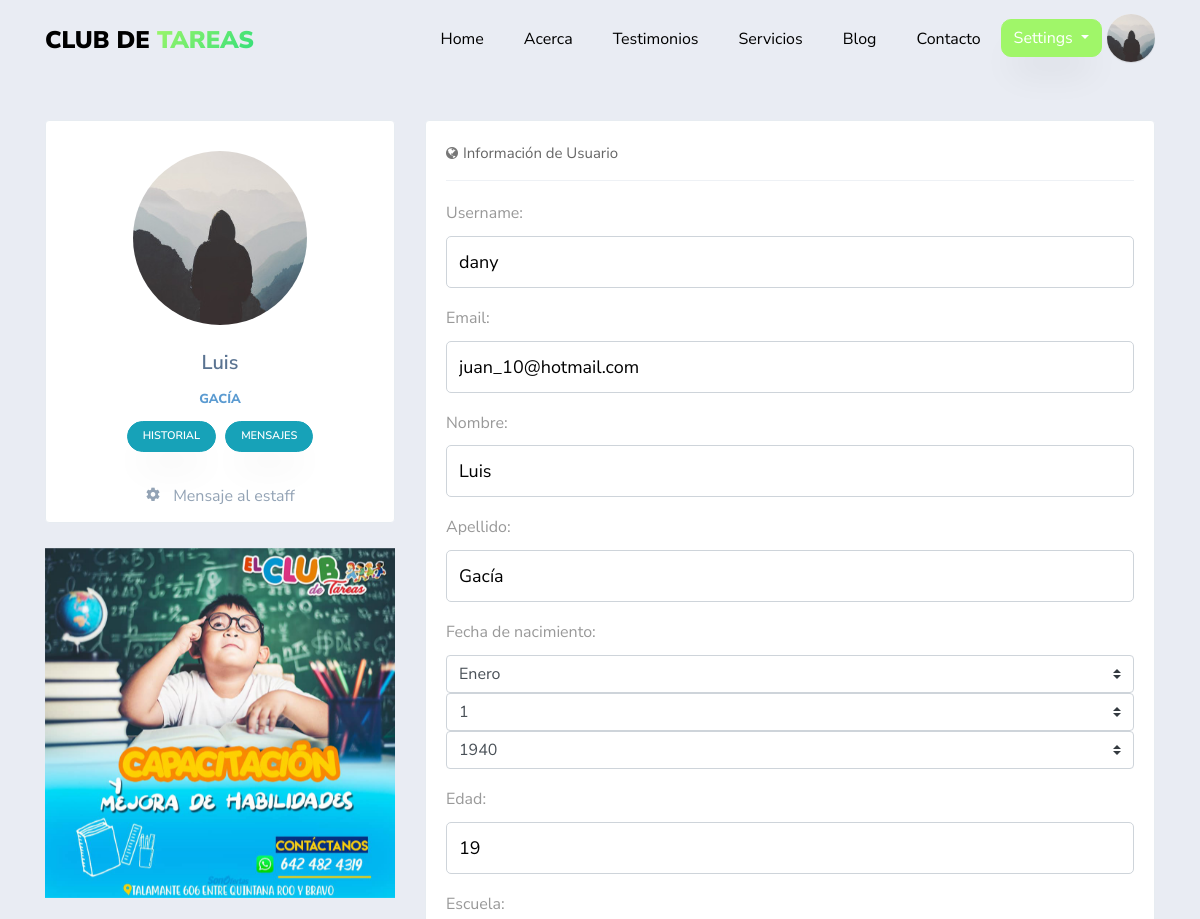
Before: /profile/ (signed in, upper part) with the older database file.
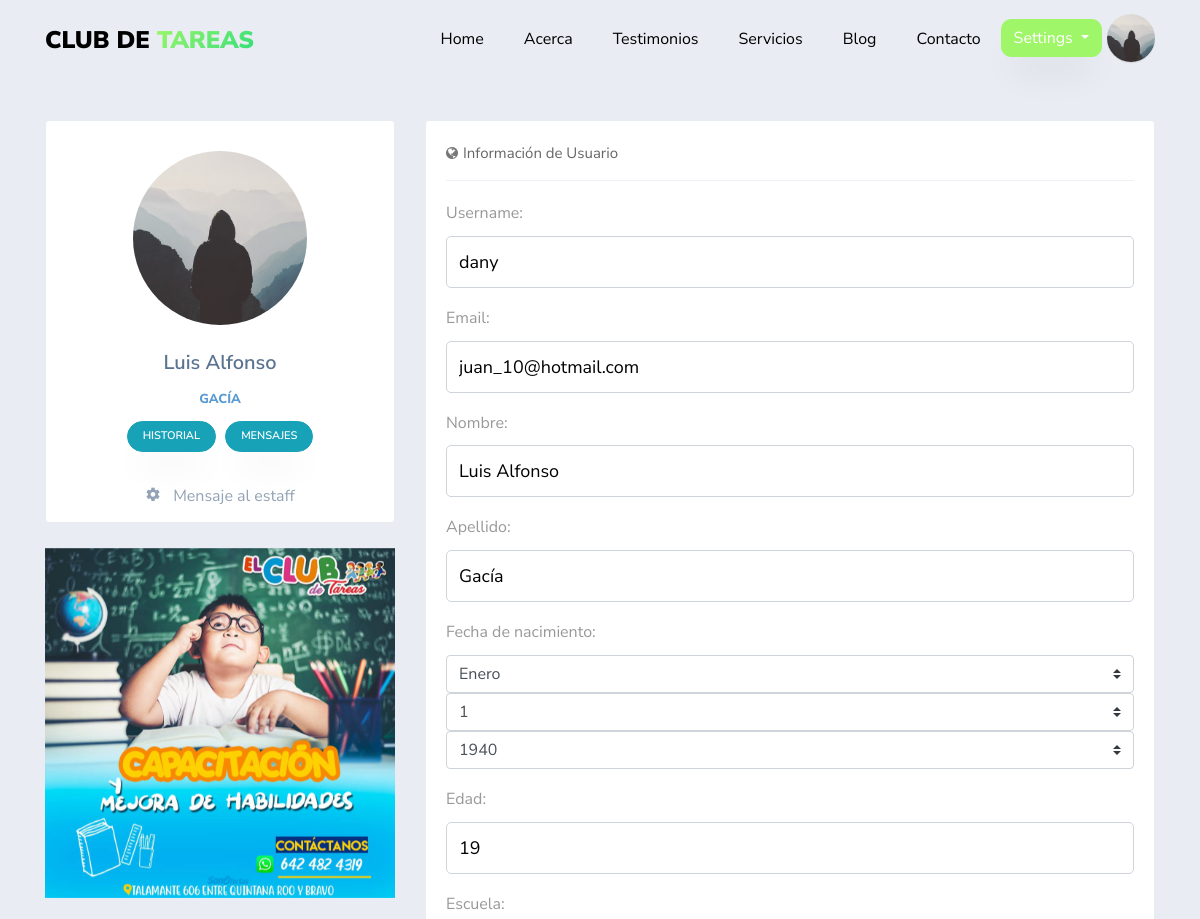
After: the same page with the newer database file.
### usuario/models.py (models this page shows, shortened)
class Usuario(AbstractBaseUser):
    imagen       =  models.ImageField(default='default.jpg',upload_to='profile_pics')
    email        =  models.EmailField(max_length=60,unique=True,blank=True)
    username     =  models.CharField(max_length=30,unique=True)
    nombre       =  models.CharField(max_length=100)
    apellido     =  models.CharField(max_length=100)
    edad         =  models.IntegerField(blank=True, null=True)
    padecimientos = models.TextField(verbose_name="padecimientos",blank=True,null=True)
    asistencia = models.CharField(verbose_name="Días de asistencia",max_length=100,blank=True,null=True)
    enfoque = models.CharField(verbose_name="Area en la que guste que se enfocará la atención",max_length=100,blank=True, null=True)
    nombre_de_la_madre =  models.CharField(verbose_name="Nombre de la Madre",max_length=100,blank=True, null=True)
    edad_de_la_madre =  models.IntegerField(verbose_name="Edad",blank=True, null=True)
    ocupacion_de_la_madre = models.CharField(verbose_name="Ocupación",max_length=100,blank=True,null=True)
    numero_de_la_madre   =  models.IntegerField(verbose_name="Número de contacto",blank=True,null=True)
    nombre_del_padre =  models.CharField(verbose_name="Nombre del Padre",max_length=100,blank=True, null=True)
    edad_del_padre =  models.IntegerField(verbose_name="Edad",blank=True, null=True)
    ocupacion_del_padre = models.CharField(verbose_name="Ocupación",max_length=100,blank=True, null=True)
    numero_del_padre    =  models.IntegerField(verbose_name="Número de contacto",blank=True,null=True)
    fecha_nacimiento = models.DateField(verbose_name="Fecha de nacimiento",blank=True, null=True)
    escuela      =  models.CharField(verbose_name="Nombre de la escuela",max_length=60,blank=True, null=True)
    domicilio    =  models.CharField(verbose_name="Domicilio",max_length=150,blank=True, null=True)
    NIVEL_STATUS = (
         ('k','Kinder'),
         ('p','Primaria'),
         ('s','Secundaria'),
         ('b','bachillerato'),
         ('u','universidad'))
    nivel_academico = models.CharField(max_length=1,choices=NIVEL_STATUS,blank=True,verbose_name='Nivel académico del alumno')
    date_joined  =  models.DateTimeField(verbose_name="Fecha de ingreso",auto_now_add=True)
    last_login   =  models.DateTimeField(verbose_name="Ultima fecha de Sesión",auto_now=True)
    is_admin     =  models.BooleanField(verbose_name="¿Es Administrador?",default=False)
    is_active    =  models.BooleanField(verbose_name="¿Esta Acivo?",default=True)
    is_staff     =  models.BooleanField(verbose_name="¿Es parte del Staff?",default=False)
    is_superuser =  models.BooleanField(verbose_name="¿Es Super Usuario?",default=False)
    status_paquetes = models.BooleanField(verbose_name="¿Tiene Paquetes Activos?",default=False)
    USERNAME_FIELD  = "username"
    REQUIRED_FIELDS = ["nombre","apellido"]
    objects = MyUsuarioManager()

### app/views.py (the view)
# urls.py: path('profile/', views.profile,name='profile'),
@login_required
def profile(request):
    context = {}
    if request.POST:
        form = UserUpdateForm(request.POST,request.FILES,instance=request.user)
        if form.is_valid():
            form.save()
            if form.changed_data:
                evento = Historial_User(mensaje=f"datos actualizados del Perfil: {form.changed_data}",usuario=request.user)
                evento.save()
    else:
        form =UserUpdateForm(
        initial = {
          'username' :request.user.username,
          'email': request.user.email,
          'nombre': request.user.nombre,
          'apellido': request.user.apellido,
          'fecha_nacimiento': request.user.fecha_nacimiento,
          'edad': request.user.edad,
          'escuela': request.user.escuela,
          'domicilio': request.user.domicilio,
          'imagen': request.user.imagen,
          'nivel_academico': request.user.nivel_academico,
          'padecimientos': request.user.padecimientos,
          'asistencia': request.user.asistencia,
          'enfoque': request.user.enfoque,
          'nombre_de_la_madre': request.user.nombre_de_la_madre,
          'edad_de_la_madre': request.user.edad_de_la_madre,
          'ocupacion_de_la_madre': request.user.ocupacion_de_la_madre,
          'numero_de_la_madre': request.user.numero_de_la_madre,
          'nombre_del_padre': request.user.nombre_del_padre,
          'edad_del_padre': request.user.edad_del_padre,
          'ocupacion_del_padre': request.user.ocupacion_del_padre,
          'numero_del_padre': request.user.numero_del_padre
          }
        )
    context['profile_form'] = form
    context['historial'] = request.user.historial.all().order_by('-fecha')
    context['notificaciones'] = Notifiacion.objects.all()
    return render(request,'app/profile.html',context)

### app/templates/app/profile.html (shortened to what this page needs)
{% extends 'app/base.html' %}
{% load crispy_forms_tags%}
{% load static %}
{% block content %}
<section>
  <div class="container">
    <div class="row"  style="margin-top:120px">
        <div class="col-md-4">
            <div class="portlet light profile-sidebar-portlet bordered  justify-content-center ftco-animate">
                <div class="profile-userpic" style="text-align:center">
                    <img src="{{ request.user.imagen.url }}" class="img-responsive" alt="">
                </div>
                <div class="profile-usertitle">
                    <div class="profile-usertitle-name">{{ request.user.nombre }}</div>
                    <div class="profile-usertitle-job">{{ request.user.apellido }} </div>
                </div>
                <div class="profile-userbuttons">
                    <button type="button" class="btn btn-info  btn-sm" data-toggle="modal"  data-target=".historial_modal">Historial</button>
                    <button type="button" class="btn btn-info btn-sm" data-toggle="modal" data-target=".notifiaciones_modal">Mensajes</button>
                </div>
                <div class="profile-usermenu w-100">
                    <ul class="nav" style="position: relative; width:100%; height: 20px">
                        <li style="position:  absolute; left:50%; transform: translateX(-50%)">
                            <a href="#">
                                <i class="icon-settings"></i> Mensaje al estaff</a>
                        </li>
                    </ul>
                </div>
        </div>
        <div id="carouselExampleSlidesOnly" class="carousel slide" data-ride="carousel">
         <div class="carousel-inner">
           <div class="carousel-item active">
             <img class="d-block w-100" src="{% static 'app/images/club1.jpg' %}" alt="First slide">
           </div>
         </div>
    </div>
      </div>
        <div class="col-md-8">
            <div class="portlet light bordered ftco-animate">
                <div class="portlet-title tabbable-line">
                    <div class="caption caption-md">
                        <i class="icon-globe theme-font hide"></i>
                        <span class="caption-subject font-blue-madison bold uppercase">Información de Usuario</span>
                    </div>
                </div>
                <div class="portlet-body">
                        <div class="tab-content">
                            <div role="tabpanel" class="tab-pane active" id="home">
                                <form method="POST" enctype="multipart/form-data">
                                  {% for field in profile_form %}
                                  <div class="form-group">
                                      {{ field.label_tag }}
                                      {{ field }}
                                  </div>
                                  {% endfor %}
                                </form>
                            </div>
                        </div>
                </div>
            </div>
        </div>
    </div>
  </div>
</section>
{% endblock content     %}

### app/templates/app/base.html (shortened to what this page needs)
{% load static %}
<!DOCTYPE html>
<html lang="en">
  <head>
    <link rel="stylesheet" href="https://stackpath.bootstrapcdn.com/font-awesome/4.7.0/css/font-awesome.min.css">
    <link rel="stylesheet" href="{% static 'app/css/open-iconic-bootstrap.min.css'%}">
    <link rel="stylesheet" href="{% static 'app/css/animate.css'%}">
    <link rel="stylesheet" href="{% static 'app/css/search.css'%}">
    <link rel="stylesheet" href="{% static 'app/css/owl.carousel.min.css'%}">
    <link rel="stylesheet" href="{% static 'app/css/owl.theme.default.min.css'%}">
    <link rel="stylesheet" href="{% static 'app/css/magnific-popup.css'%}">
    <link rel="stylesheet" href="{% static 'app/css/aos.css'%}">
    <link rel="stylesheet" href="{% static 'app/css/ionicons.min.css'%}">
    <link rel="stylesheet" href="{% static 'app/css/flaticon.css' %}">
    <link rel="stylesheet" href="{% static 'app/css/icomoon.css' %}">
    <link rel="stylesheet" href="{% static 'app/css/style.css' %}">
    <link rel="stylesheet" href="{% static 'app/css/fix.css' %}">
  </head>
  <body  data-target=".site-navbar-target" data-offset="300">
  <nav class="navbar navbar-expand-lg navbar-dark ftco_navbar bg-dark ftco-navbar-light site-navbar-target" id="ftco-navbar">
	    <div class="container">
	      <a class="navbar-brand" href="index.html">Club de <span>Tareas</span></a>
	      <div class="collapse navbar-collapse" id="ftco-nav">
	        <ul class="navbar-nav nav ml-auto">
	          <li class="nav-item"><a href="{% url 'blog:home' %}" class="nav-link"><span>Home</span></a></li>
	          <li class="nav-item"><a href="{% url 'blog:about' %}"  class="nav-link"><span>Acerca</span></a></li>
	          <li class="nav-item"><a href="{% url 'blog:testimony' %}"  class="nav-link"><span>Testimonios</span></a></li>
	          <li class="nav-item"><a href="{% url 'app:services' %}" class="nav-link"><span>Servicios</span></a></li>
            <li class="nav-item"><a href="{% url 'blog:blog' %}" class="nav-link"><span>Blog</span></a></li>
          </ul>
          <ul class="nav navbar-nav navbar-right">
            <li class="nav-item"><a href="{% url 'blog:contact' %}" class="nav-link"><span>Contacto</span></a></li>
            {% if request.user.is_authenticated %}
            <div class="dropdown" style="padding-top:5px;padding-right:5px">
                    <a style="border-radius: 10px 10px 10px 10px !important;
                             -moz-border-radius: 10px 10px 10px 10px;
                             -webkit-border-radius: 10px 10px 10px 10px;"
                      class="btn btn-secondary dropdown-toggle" href="#" role="button" id="dropdownMenuLink" data-toggle="dropdown" aria-haspopup="true" aria-expanded="false">
                      Settings
                    </a>
              </div>
              <li>
                <div class="inset">
                  <img src="{{ request.user.imagen.url }}">
                </div>
              </li>
            {% else %}
              <li class="nav-item"><a href="{% url 'app:login' %}"  class="nav-link"><span>Login</span></a></li>
            </ul>
          {% endif %}
	      </div>
	    </div>
	  </nav>
    {% block content %}{% endblock %}
  </body>
</html>

Changed rows visible on the page:
changed Usuario "GACÍA": user.nombre "Luis" → "Luis Alfonso"; nombre "Luis" → "Luis Alfonso"
